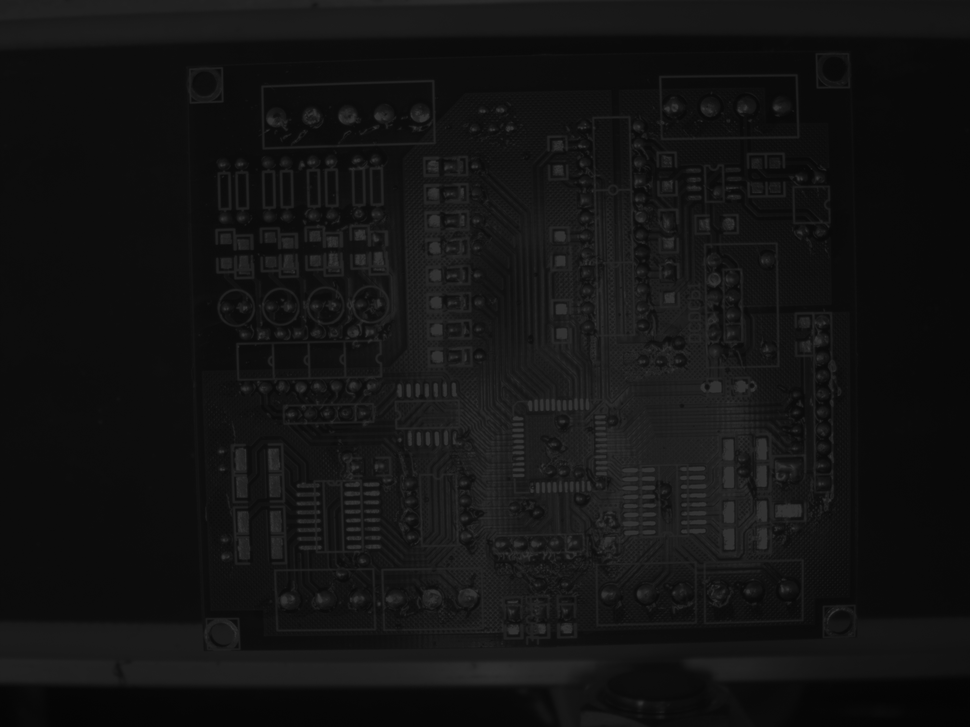
#> input picture tuan7/anh_toi_1.png, 970 x 727 px, shrunk from 2592 x 1944 before the run
$ python cau4.py
#> lines starting #> are read from the running program, lines starting #| are printed output that depends on the picture
import cv2
import numpy as np
import matplotlib.pyplot as plt

def main():
    anh_goc = cv2.imread('anh_goc.png', cv2.IMREAD_GRAYSCALE)
    anh_toi_1 = cv2.imread('anh_toi_1.png')
#> anh_toi_1 is the input picture: shape (727, 970, 3); min 3, max 55, mean 19
    anh_toi_1 = cv2.cvtColor(anh_toi_1, cv2.COLOR_BGR2GRAY)
#> anh_toi_1: shape (727, 970)
    anh_toi_2 = cv2.imread('anh_toi_2.png', cv2.IMREAD_GRAYSCALE)
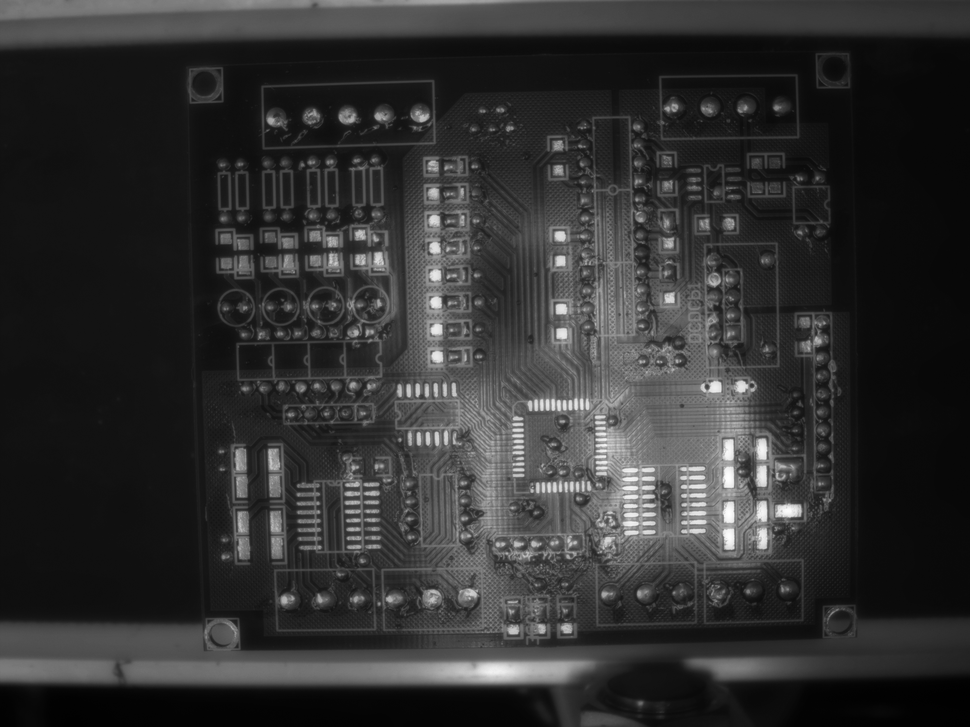
#> input picture tuan7/anh_toi_2.png, 970 x 727 px, shrunk from 2592 x 1944 before the run
#> anh_toi_2 is the input picture: shape (727, 970); min 0, max 255, mean 48.5

    hist_1 = equalize_hist(anh_toi_1)
    hist_2 = equalize_hist(anh_toi_2)

    clahe_1 = clahe(anh_toi_1, 2.0)
    clahe_2 = clahe(anh_toi_2, 2.0)

    gamma_1 = adjust_gamma(anh_toi_1, 0.5)
    gamma_2 = adjust_gamma(anh_toi_2, 0.5)

    clahe_gamma_1 = clahe(gamma_1, 10.0)
    clahe_gamma_2 = clahe(gamma_2, 0.5)

    show(anh_goc, clahe_gamma_1, clahe_gamma_2, 'Gamma Correction + CLAHE')

def show(anh_goc, anh_1, anh_2, ten):
    fig, axes = plt.subplots(1, 3, figsize=(15, 5))
    axes[0].imshow(anh_goc, cmap='gray', vmin=0, vmax=255)
    axes[0].set_title('Ảnh gốc')
    axes[0].axis('off')

    psnr_1 = cv2.PSNR(anh_goc, anh_1)
    psnr_2 = cv2.PSNR(anh_goc, anh_2)

    axes[1].imshow(anh_1, cmap='gray', vmin=0, vmax=255)
    axes[1].set_title(f'Ảnh tối 1 áp dụng {ten} ({round(psnr_1, 2)})')
    axes[1].axis('off')

    axes[2].imshow(anh_2, cmap='gray', vmin=0, vmax=255)
    axes[2].set_title(f'Ảnh tối 2 áp dụng {ten} ({round(psnr_2, 2)})')
    axes[2].axis('off')

    plt.tight_layout()

    plt.savefig(f'kq_{ten}')
    plt.show()

def equalize_hist(img):
    height, width = img.shape
#> height = 727; width = 970
    total_pixels = height * width
#> total_pixels = 705190

    # Tính histogram
    hist = [0] * 256
    for i in range(height):
        for j in range(width):
            value = img[i, j]
            hist[value] += 1
#> after the loop, hist = 256 values, max 95565 at index 13, min 0 at index 0, mean 2754.6

    # Tính PDF và CDF
    pdf = [val / total_pixels for val in hist]
#> pdf = 256 values, max 0.136 at index 13, min 0 at index 0, mean 0.00391
    cdf = [0] * 256
    cdf[0] = pdf[0]
    for i in range(1, 256):
        cdf[i] = cdf[i - 1] + pdf[i]
#> after the loop, cdf = 256 values from 0 to 1

    # Tạo bảng tra cứu (Look-Up Table - LUT)
    l = 256
    trans = [0] * l
    for i in range(l):
        trans[i] = int(round((l - 1) * cdf[i]))
#> after the loop, trans = 256 values from 0 to 255

    # Ánh xạ ảnh mới
    equalized_img = np.copy(img)
    for i in range(height):
        for j in range(width):
            equalized_img[i, j] = trans[img[i, j]]
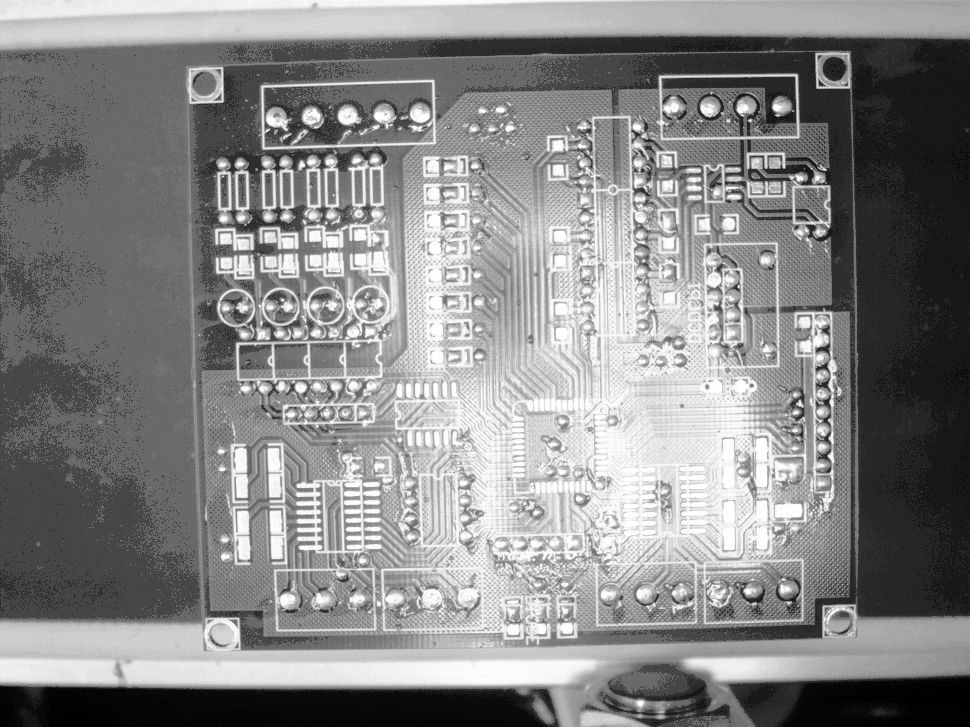
#> equalized_img: shape (727, 970); min 0, max 255, mean 134
#> after the loop in equalize_hist (call 2), `for i in range(height):`: hist = 256 values, max 38706 at index 19, min 5 at index 255, mean 2754.6
#> in equalize_hist (call 2), `pdf = [val / total_pixels for val in hist]`: pdf = 256 values, max 0.0549 at index 19, min 7.09e-06 at index 255, mean 0.00391
#> after the loop in equalize_hist (call 2), `for i in range(1, 256):`: cdf = 256 values from 1.84e-05 to 1
#> after the loop in equalize_hist (call 2), `for i in range(height):`:
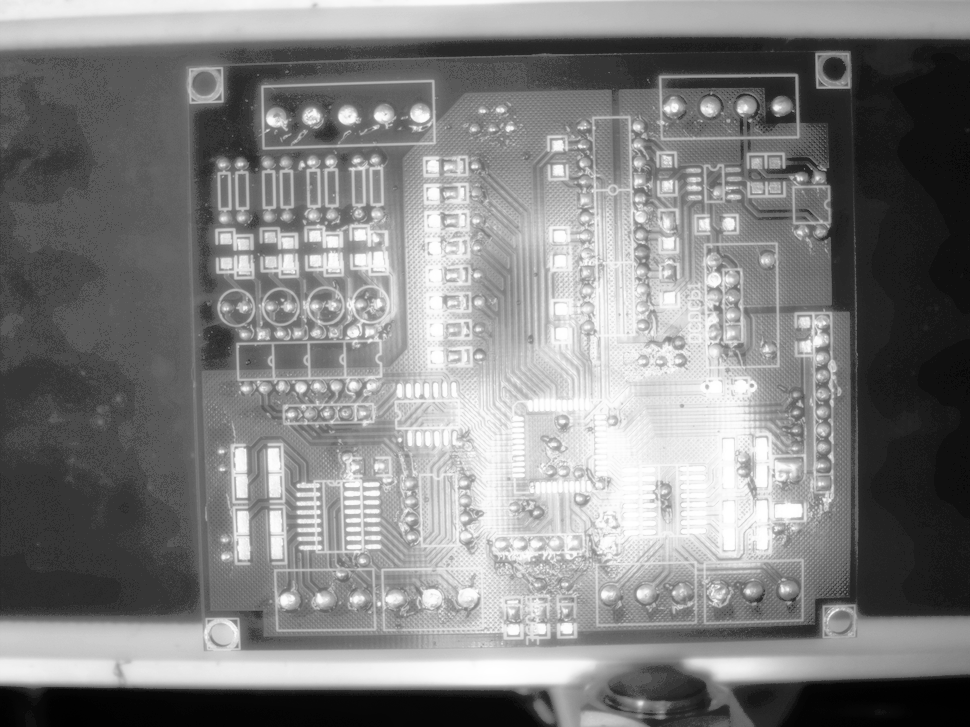
#> equalized_img: shape (727, 970); min 0, max 255, mean 129.5

    return equalized_img

def clahe(img, clip_limit):
#> called with clip_limit = 2
    clahe = cv2.createCLAHE(clipLimit=clip_limit, tileGridSize=(8, 8))

    clahe_img = clahe.apply(img)

    return clahe_img

def adjust_gamma(image, gamma=1.0):
#> called with gamma = 0.5
    table = np.array([
        ((i / 255.0) ** gamma) * 255
        for i in range(256)
    ]).astype("uint8")

    return cv2.LUT(image, table)
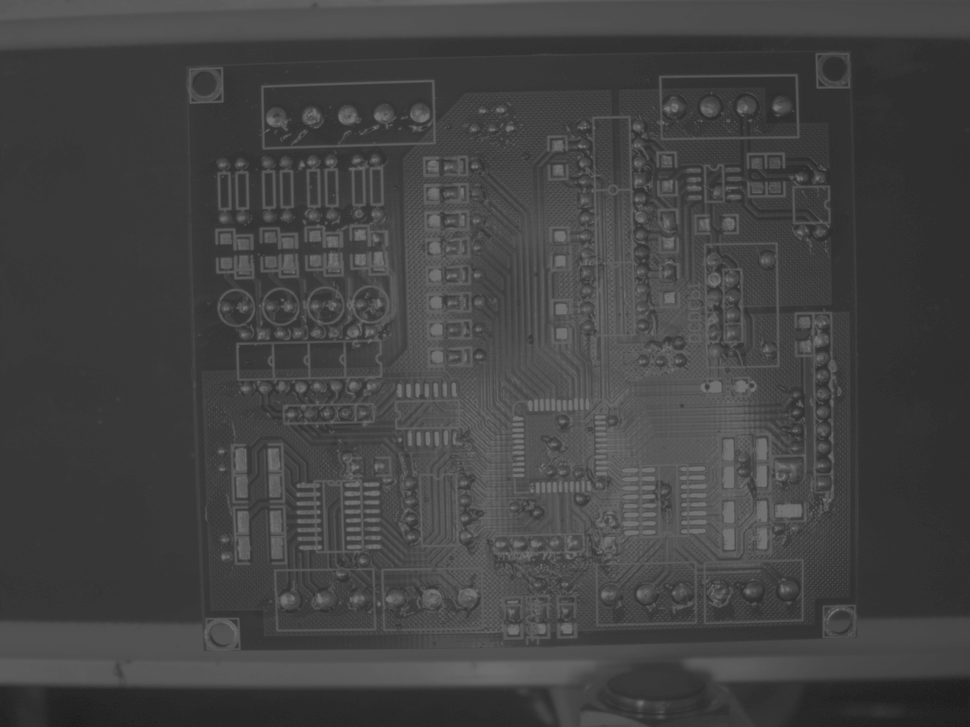
#> returned value: shape (727, 970); min 27, max 118, mean 67.2

if __name__ == '__main__':
    main()
#> call 2 of adjust_gamma, with gamma = 0.5
#> in adjust_gamma (call 2), `return cv2.LUT(image, table)`:
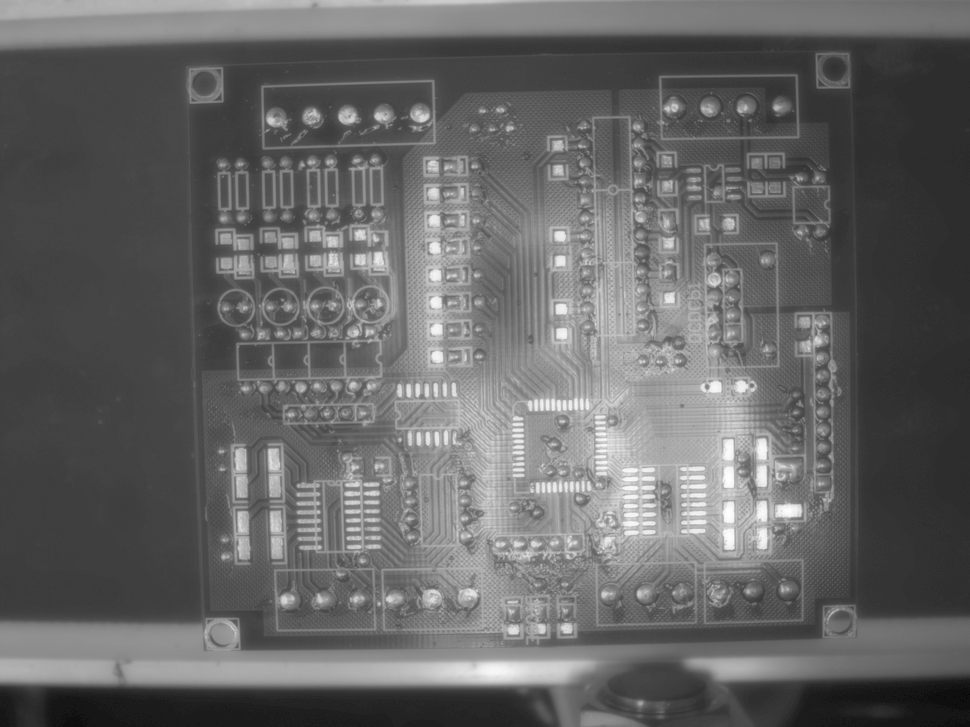
#> returned value: shape (727, 970); min 0, max 255, mean 101.1
#> call 3 of clahe, with clip_limit = 10
#> in clahe (call 3), `clahe_img = clahe.apply(img)`:
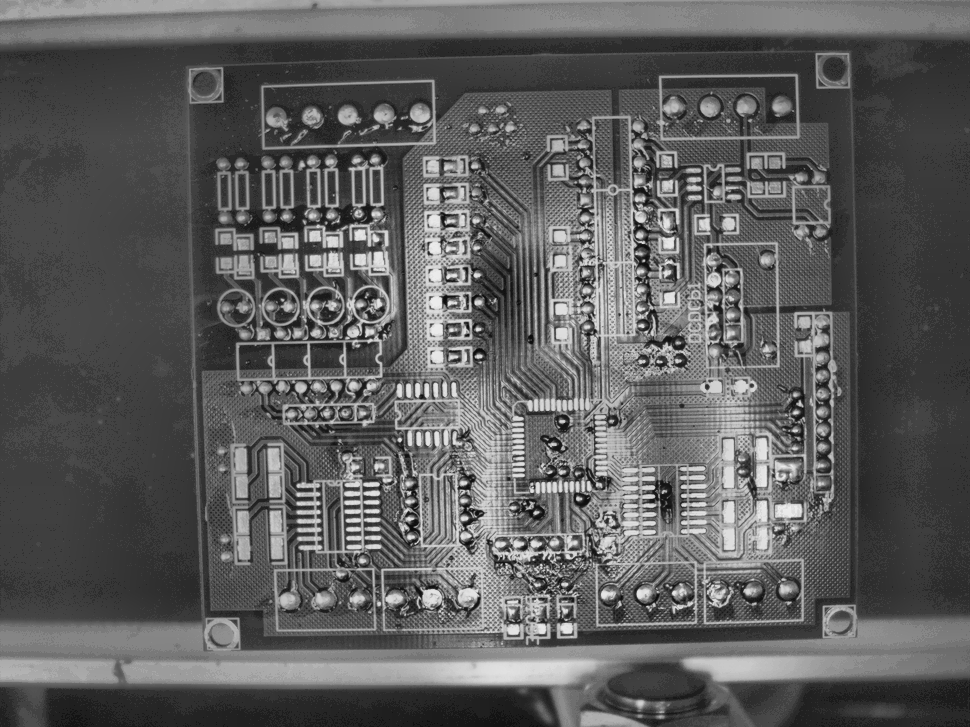
#> clahe_img: shape (727, 970); min 11, max 237, mean 92.7
#> (the run stopped early here; a loop or call above may not have finished)
